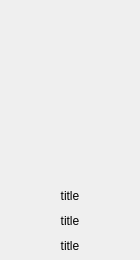
<?xml version="1.0" encoding="UTF-8"?>
<ui version="4.0">
 <class>BookDisplay</class>
 <widget class="QWidget" name="BookDisplay">
  <property name="geometry">
   <rect>
    <x>0</x>
    <y>0</y>
    <width>140</width>
    <height>260</height>
   </rect>
  </property>
  <property name="minimumSize">
   <size>
    <width>140</width>
    <height>260</height>
   </size>
  </property>
  <property name="maximumSize">
   <size>
    <width>140</width>
    <height>260</height>
   </size>
  </property>
  <property name="windowTitle">
   <string>Form</string>
  </property>
  <layout class="QVBoxLayout" name="verticalLayout">
   <property name="leftMargin">
    <number>0</number>
   </property>
   <property name="topMargin">
    <number>0</number>
   </property>
   <property name="rightMargin">
    <number>0</number>
   </property>
   <property name="bottomMargin">
    <number>5</number>
   </property>
   <item>
    <widget class="QLabel" name="cover">
     <property name="minimumSize">
      <size>
       <width>140</width>
       <height>180</height>
      </size>
     </property>
     <property name="text">
      <string/>
     </property>
     <property name="alignment">
      <set>Qt::AlignCenter</set>
     </property>
    </widget>
   </item>
   <item>
    <widget class="QLabel" name="title">
     <property name="text">
      <string>title</string>
     </property>
     <property name="alignment">
      <set>Qt::AlignCenter</set>
     </property>
    </widget>
   </item>
   <item>
    <widget class="QLabel" name="author">
     <property name="text">
      <string>title</string>
     </property>
     <property name="alignment">
      <set>Qt::AlignCenter</set>
     </property>
    </widget>
   </item>
   <item>
    <widget class="QLabel" name="genre">
     <property name="text">
      <string>title</string>
     </property>
     <property name="alignment">
      <set>Qt::AlignCenter</set>
     </property>
    </widget>
   </item>
  </layout>
 </widget>
 <resources/>
 <connections/>
</ui>
